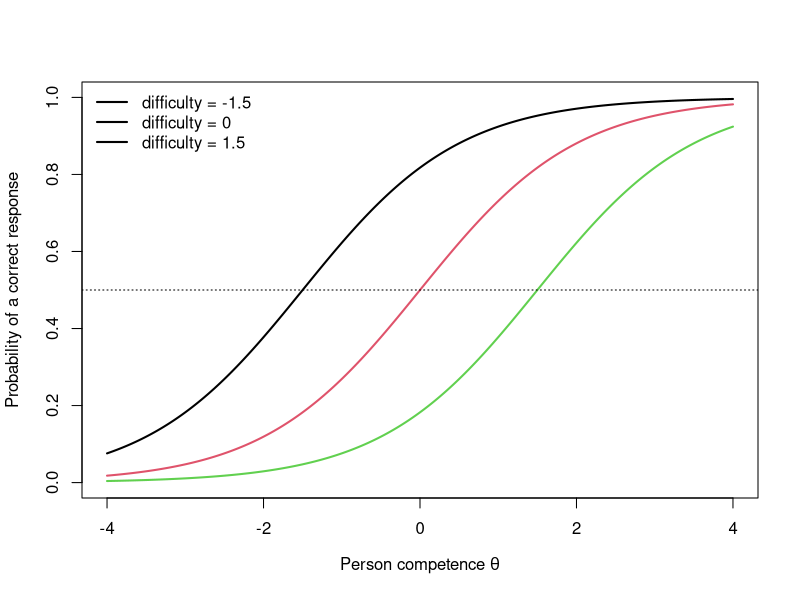

Reproduce this figure in R.
## ---- chunk 1
theta <- seq(-4, 4, length.out = 200)
difficulty <- c(-1.5, 0, 1.5)
probability <- sapply(difficulty, function(b) plogis(theta - b))

matplot(
  theta,
  probability,
  type = "l",
  lty = 1,
  lwd = 2,
  xlab = expression("Person competence " * theta),
  ylab = "Probability of a correct response",
  ylim = c(0, 1)
)
abline(h = 0.5, lty = 3)
legend(
  "topleft",
  legend = paste("difficulty =", difficulty),
  lty = 1,
  lwd = 2,
  bty = "n"
)
